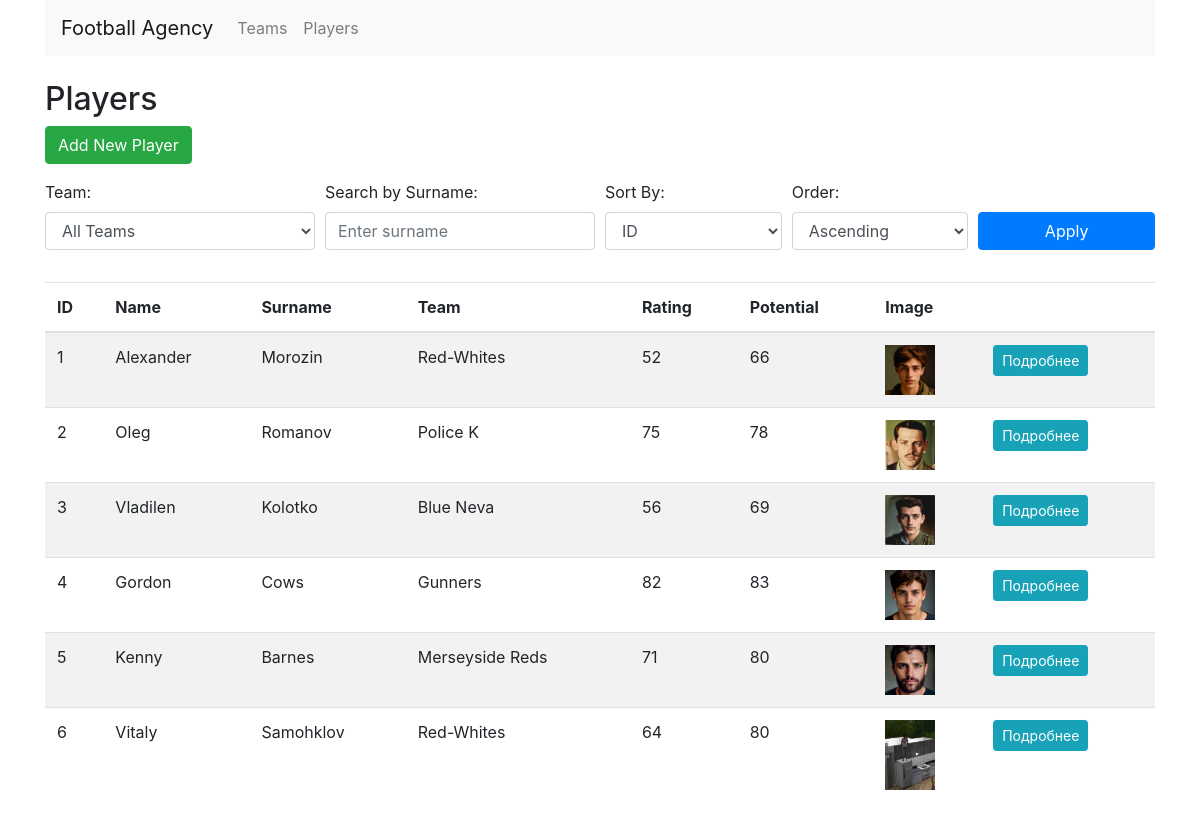
Before: /football_agency/players/ with the older database file.
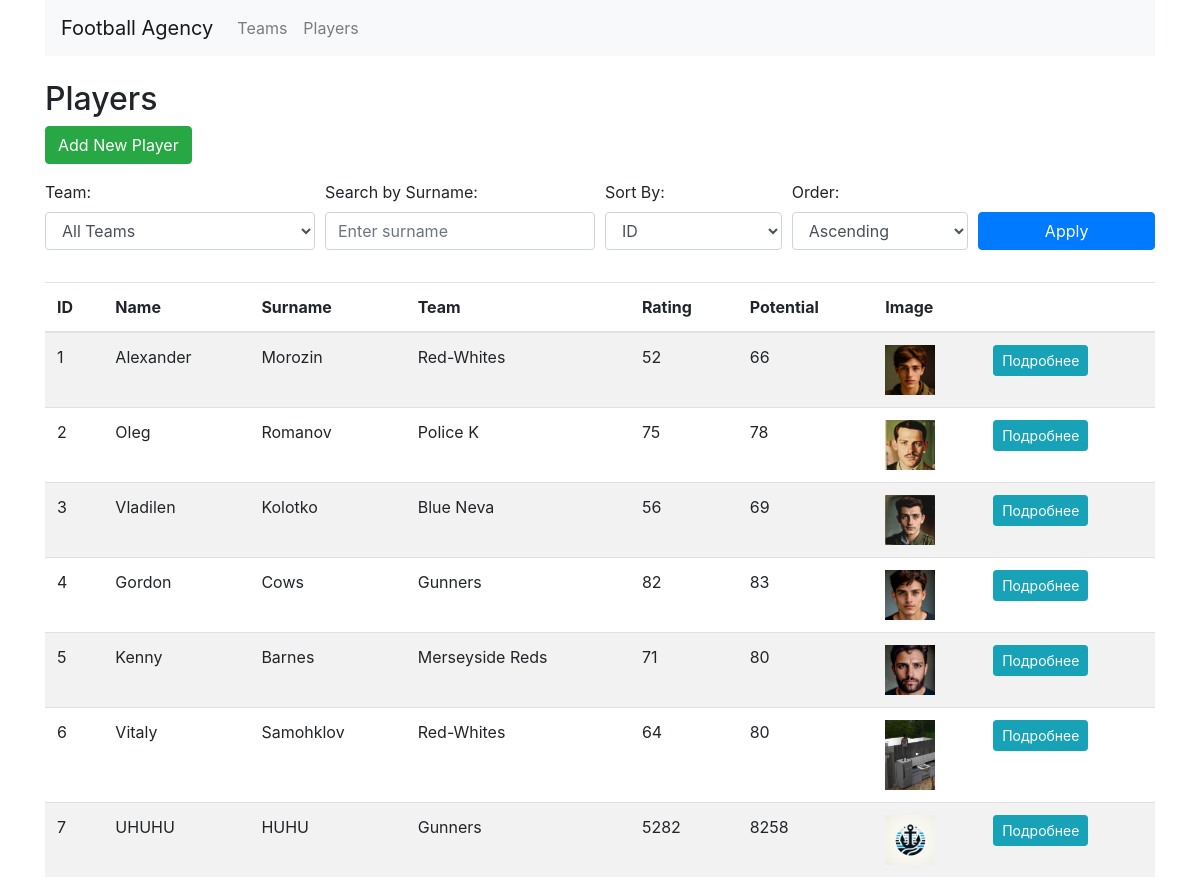
After: the same page with the newer database file.
### football_agency/models.py (models this page shows, shortened)
class Player(models.Model):
    name = models.CharField(max_length=100)
    surname = models.CharField(max_length=100)
    age = models.IntegerField()
    nation = models.CharField(max_length=100)
    position = models.CharField(max_length=50)
    rating = models.IntegerField()
    potential = models.IntegerField()
    mood = models.IntegerField()
    player_image = models.ImageField(upload_to='player_images/', null=True, blank=True)
    id_team = models.ForeignKey(Team, on_delete=models.SET_NULL, null=True, blank=True)

class Team(models.Model):
    team_name = models.CharField(max_length=100)
    country = models.CharField(max_length=100)
    team_image = models.ImageField(upload_to='team_images/', null=True, blank=True)

### football_agency/views.py (the view)
# urls.py: path('players/', views.player_list, name='player_list'),
def player_list(request):
    players = Player.objects.all()
    teams = Team.objects.all()
    sort = request.GET.get('sort', 'id')  # по умолчанию сортируем по 'id'
    direction = request.GET.get('direction', 'asc')  # по умолчанию - по возрастанию
    team = request.GET.get('team')
    search = request.GET.get('search', '')
    if team:
        players = players.filter(id_team__id=team)
    if search:
        players = players.filter(surname__icontains=search)
    if direction == 'desc':
        sort = f'-{sort}'
    players = players.order_by(sort)
    return render(request, 'football_agency/player_list.html', {
        'players': players,
        'teams': teams,
    })

### football_agency/templates/football_agency/player_list.html (shortened to what this page needs)
{% extends 'football_agency/base.html' %}
{% block content %}
<h2>Players</h2>
<a href="{% url 'create_player' %}" class="btn btn-success mb-3">Add New Player</a>
<form method="get" class="mb-3">
    <div class="form-row align-items-end">
        <div class="form-group col-md-3">
            <label for="team">Team:</label>
            <select name="team" id="team" class="form-control">
                <option value="">All Teams</option>
            </select>
        </div>
        <div class="form-group col-md-3">
            <label for="search">Search by Surname:</label>
            <input type="text" name="search" id="search" class="form-control" placeholder="Enter surname" value="{{ request.GET.search }}">
        </div>
        <div class="form-group col-md-2">
            <label for="sort">Sort By:</label>
            <select name="sort" id="sort" class="form-control">
                <option value="id" {% if request.GET.sort == 'id' %}selected{% endif %}>ID</option>
            </select>
        </div>
        <div class="form-group col-md-2">
            <label for="direction">Order:</label>
            <select name="direction" id="direction" class="form-control">
                <option value="asc" {% if request.GET.direction == 'asc' %}selected{% endif %}>Ascending</option>
            </select>
        </div>
        <div class="form-group col-md-2">
            <button type="submit" class="btn btn-primary btn-block">Apply</button>
        </div>
    </div>
</form>
<table class="table table-striped">
    <thead>
        <tr>
            <th>ID</th>
            <th>Name</th>
            <th>Surname</th>
            <th>Team</th>
            <th>Rating</th>
            <th>Potential</th>
            <th>Image</th>
            <th></th>
        </tr>
    </thead>
    <tbody>
        {% for player in players %}
        <tr>
            <td>{{ player.id }}</td>
            <td>{{ player.name }}</td>
            <td>{{ player.surname }}</td>
            <td>{{ player.id_team.team_name }}</td>
            <td>{{ player.rating }}</td>
            <td>{{ player.potential }}</td>
            <td><img src="{{ player.player_image.url }}" alt="{{ player.name }}" width="50"></td>
            <td><a href="{% url 'player_detail' player.id %}" class="btn btn-info btn-sm">Подробнее</a></td>
        </tr>
        {% endfor %}
    </tbody>
</table>
{% endblock %}

Changed rows visible on the page:
added Player: id "7", name "UHUHU", surname "HUHU", id_team.team_name "Gunners", rating "5282", potential "8258", player_image (picture)
